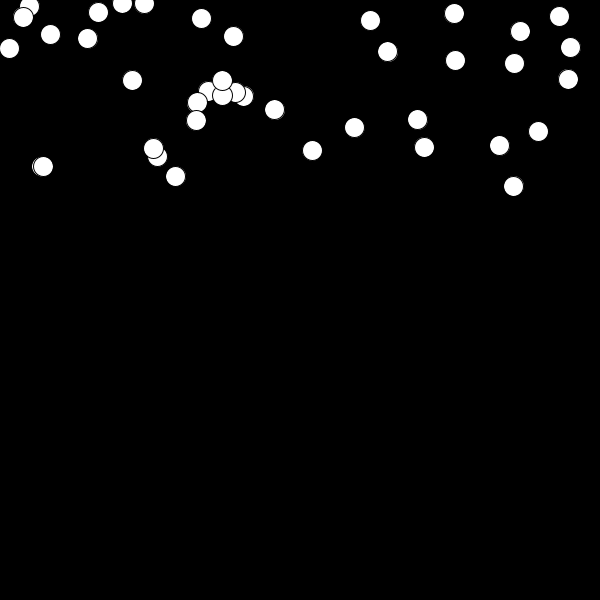
Frame 1 (no input)
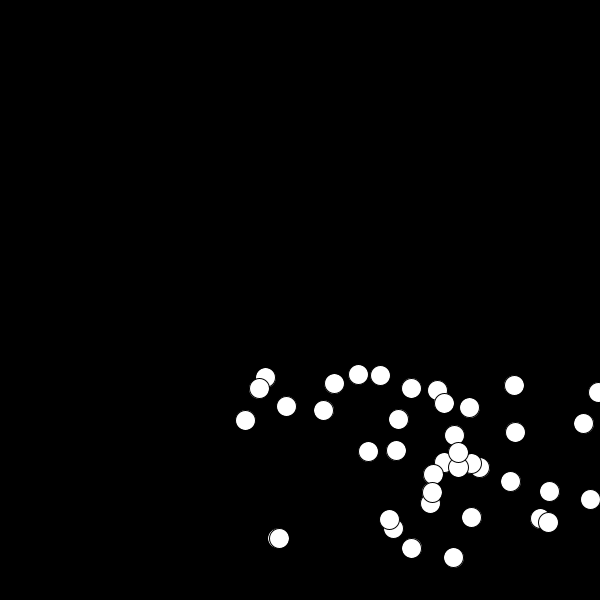
Frame 60 (the mouse pressed at the canvas centre just before this capture)
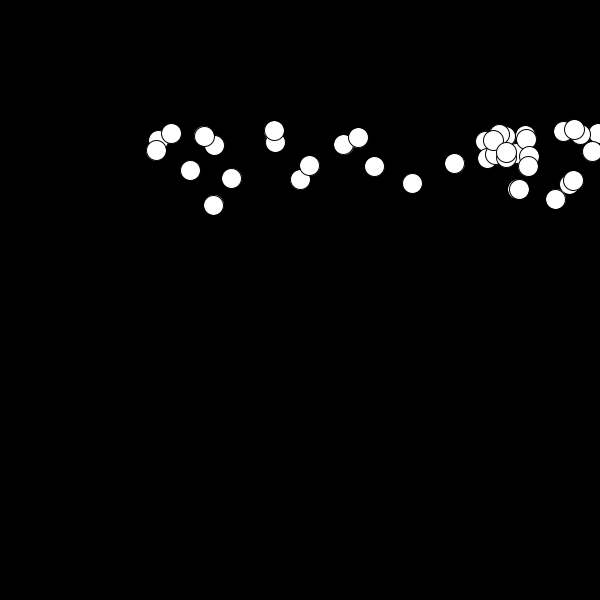
Frame 120 (the mouse held since frame 60 and released just before this capture)

The Processing sketch that drew these frames (run headless with seeded random() and noise(); from frame 60 on, the mouse is pressed at the canvas centre):

// Processing sketch: Project2v2
// ── Project2v2.pde
//Declare
Ball [] ballClutter = new Ball[40]; 




void setup() {
  size(600, 600);
  smooth();
  
  for( int i = 0; i < ballClutter.length; i++){
  ballClutter[i] = new Ball (random(0,width),random(0,200));
  }
}

void draw() {
  background(0);
  
  //CAll
  for (int i  = 0; i < ballClutter.length; i ++) { 
  ballClutter[i].run();
  }
  
}

// ── Ball.pde
class Ball{
  float x = 0;
  float y = 0;
  float speedX = 4;
  float speedY = 0.5;
  
  Ball(float _x, float _y){
    
    x = _x;
    y = _y;
    
  }
  
  
  void run(){
    display();
    move();
    bounce();
    gravity();
  }

void gravity(){
 speedY += 0.2; 
  
}


void bounce(){
 if(x > width){
  speedX = speedX * -1;
 } 
 if(x < 0){
  speedX = speedX * -1;
 }  
  if(y > height){
  speedY = speedY * -1;
 } 
 if(y < 0){
  speedY = speedY * -1;
 } 
 
}

void move(){
  x += speedX;
  y += speedY;
}

void display(){
  ellipse(x,y,20,20);
}

}
